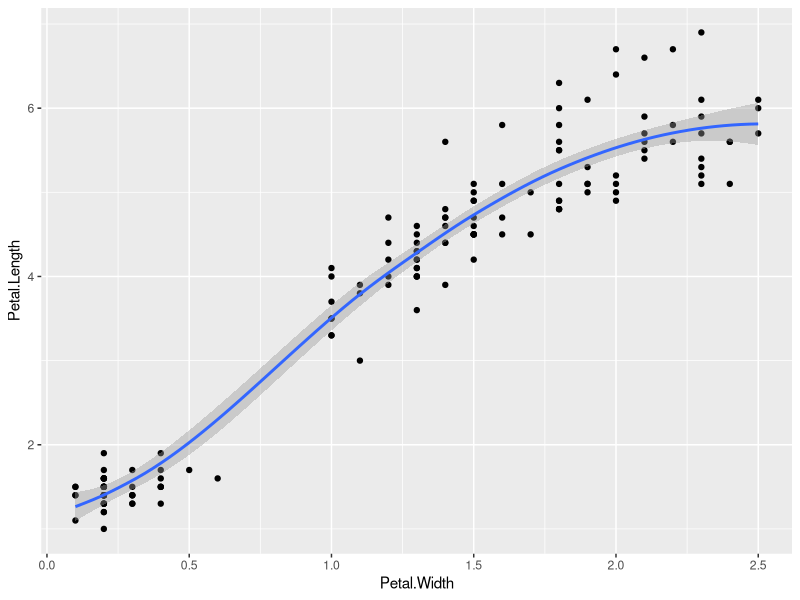
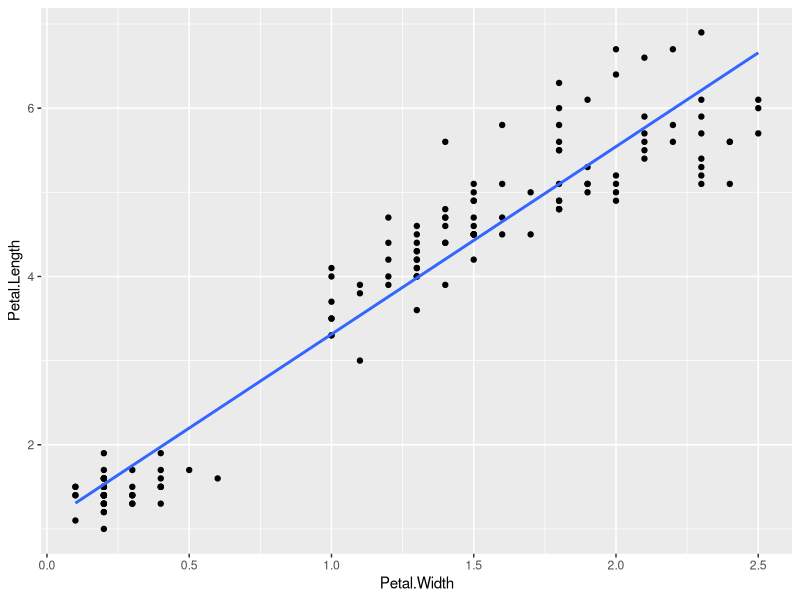
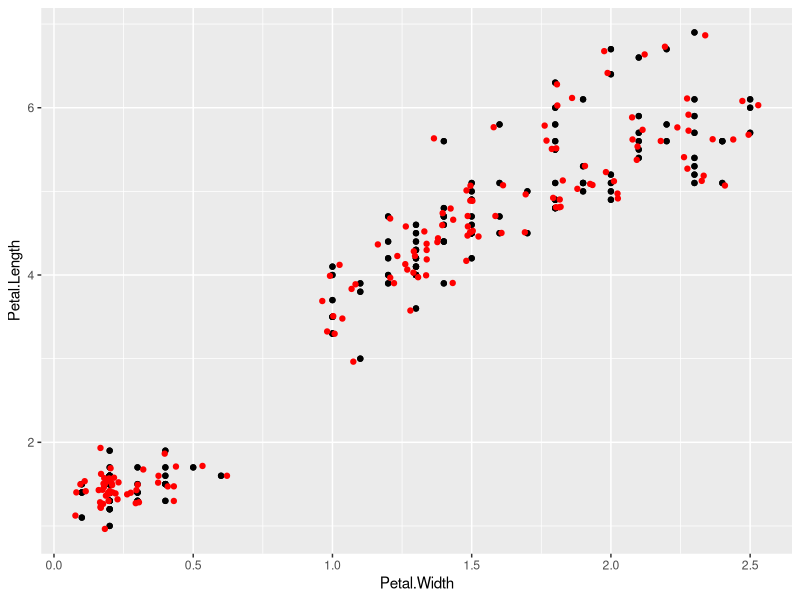
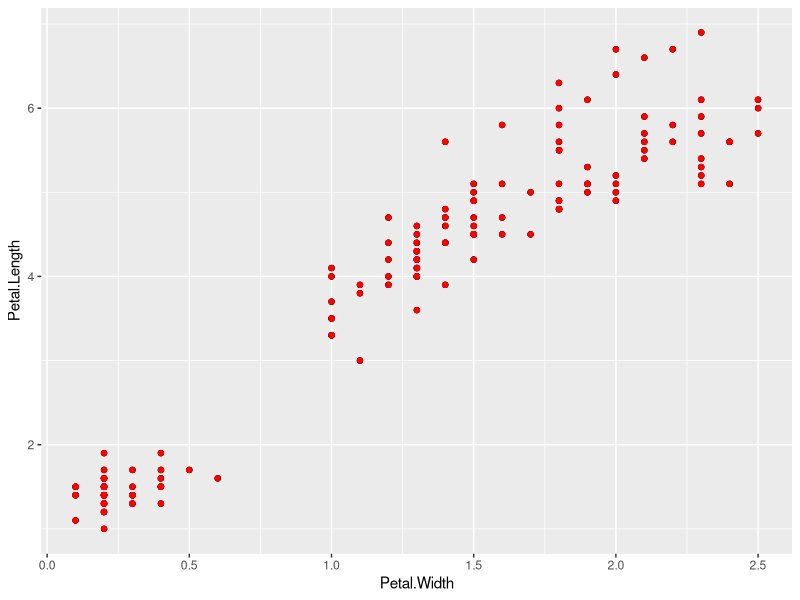
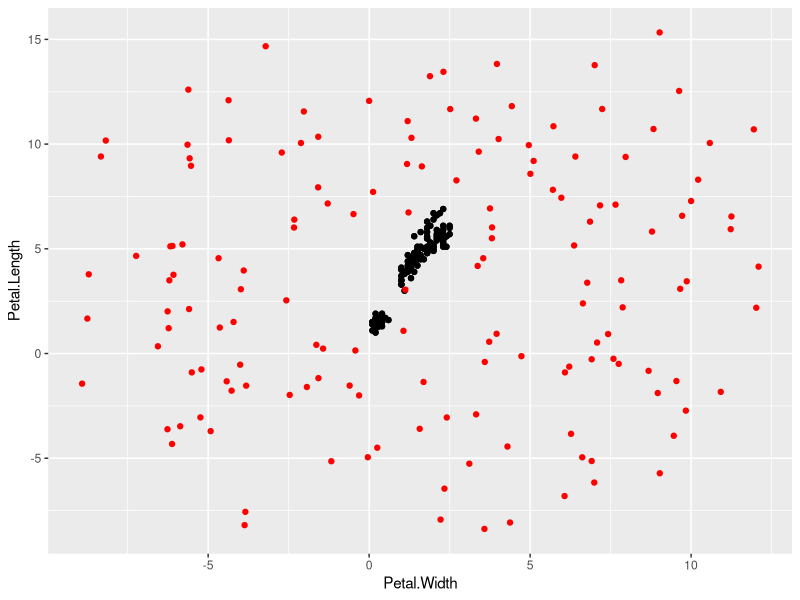
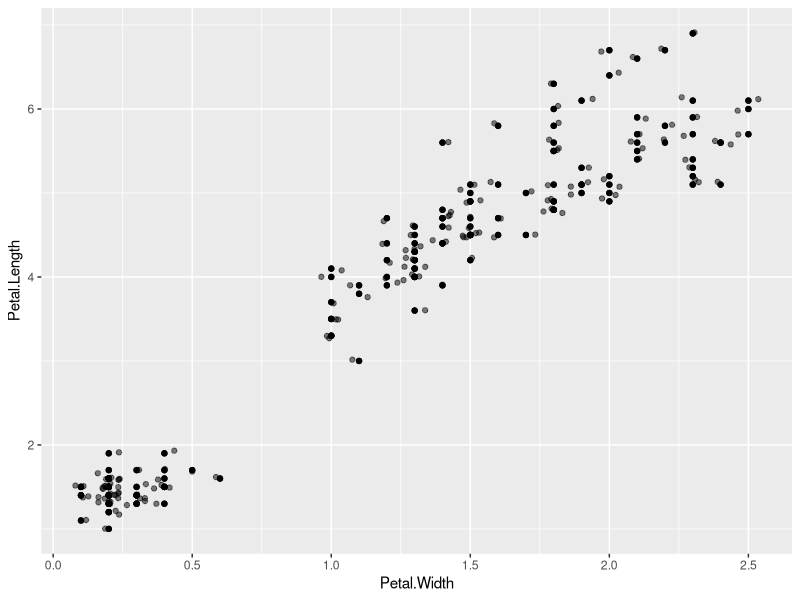
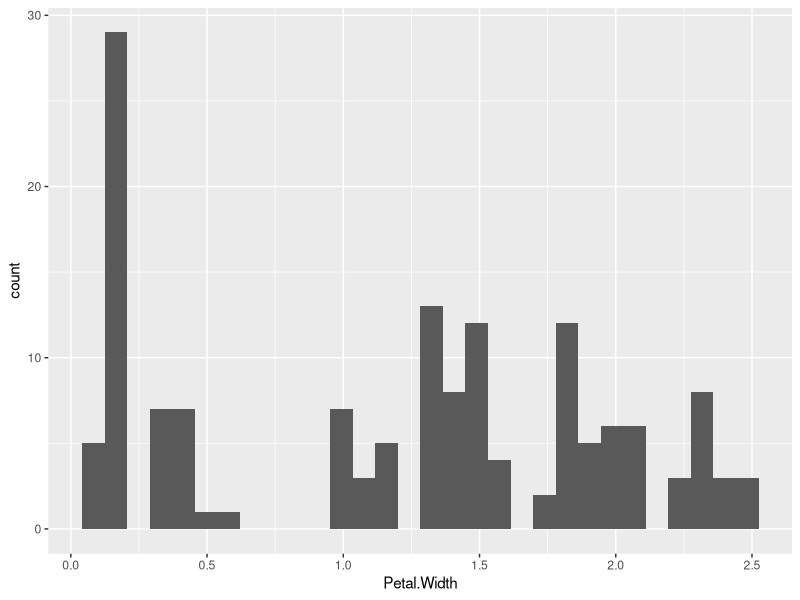
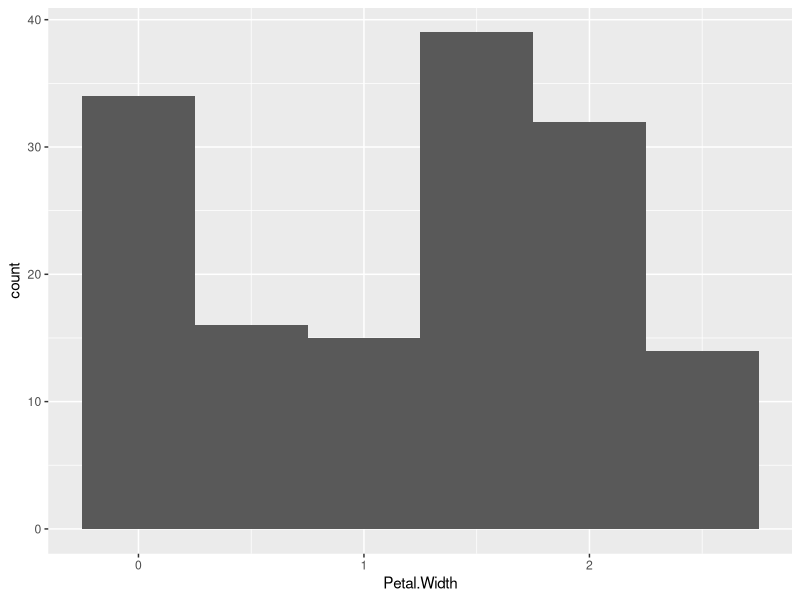

Generate these figures, in order, with R:
## ---- chunk 1
library(ggplot2)
## ---- chunk 2
p <- ggplot(iris) + aes(Petal.Width,Petal.Length) + geom_point()
p + geom_smooth()
## ---- chunk 3
p + geom_smooth(method = "lm", se = FALSE)
## ---- chunk 4
model <- lm(Petal.Length ~ Petal.Width, iris)
## ---- chunk 5
summary(model)
## ---- chunk 6
p + geom_point() + geom_jitter(colour="Red")
## ---- chunk 7
p + geom_point() + geom_jitter(colour="Red", width=0.001, height=0.001)
## ---- chunk 8
p + geom_point() + geom_jitter(colour="Red", width=10, height=10)
## ---- chunk 9
p + geom_point() + geom_jitter(alpha=0.5) 
## ---- chunk 10
p <- ggplot(iris) + aes(Petal.Width)
p + geom_histogram() 
## ---- chunk 11
p + geom_histogram(binwidth=0.5) 
p + geom_histogram(bins=5) 
## ---- chunk 12
p + geom_histogram(bins=5, aes(colour=Species, fill=Species),alpha=0.3 ) 
## ---- chunk 13
p + geom_freqpoly( aes(colour=Species), bins=5 )
## ---- chunk 14
p + geom_density( aes(colour=Species, fill=Species), alpha=0.3)
## ---- chunk 15
p <- ggplot(iris) + aes(x=Species, y=Petal.Width)
p + geom_point()
p + geom_jitter()
## ---- chunk 16
p <- ggplot(iris) + aes(x=Species, y=Petal.Width)
p + geom_jitter() + geom_boxplot()
## ---- chunk 17
p + geom_boxplot(notch=TRUE) + geom_jitter()
## ---- chunk 18
p <- ggplot(iris) + aes(x=Species, y=Petal.Width)
p + geom_violin() + geom_jitter() 
## ---- chunk 19
p + geom_violin() + geom_jitter() + coord_flip()
